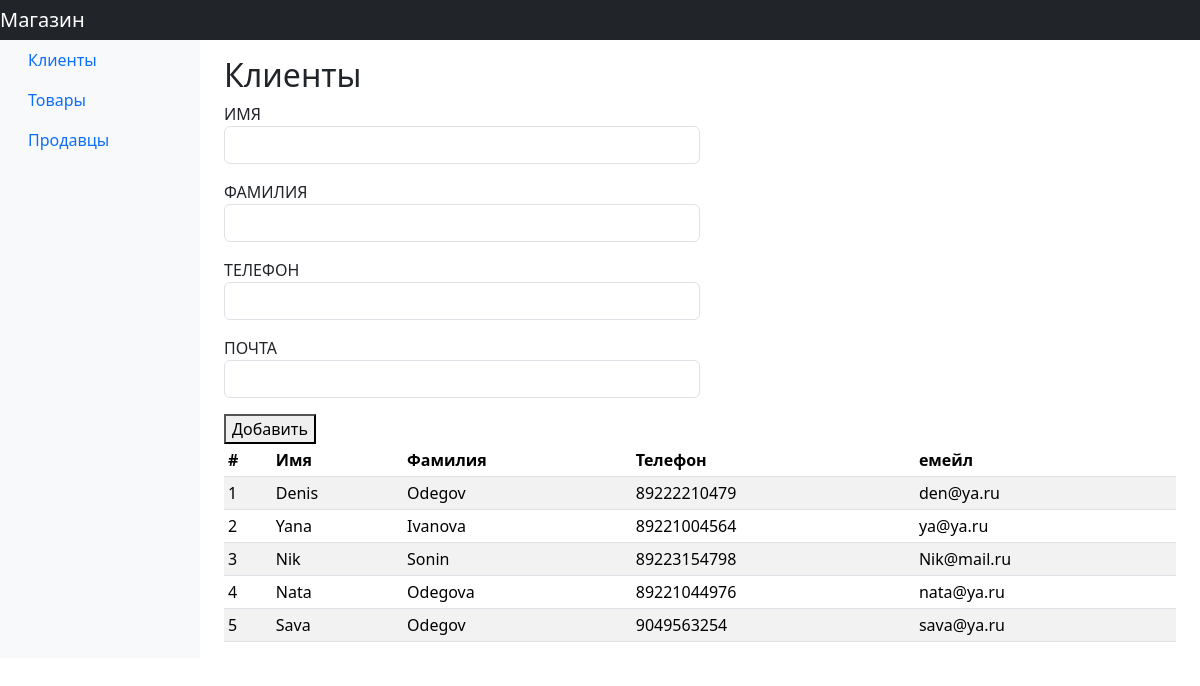
/clients/, run on the app's committed database.
### clients/models.py (models this page shows)
class Client(models.Model):
    first_name = models.CharField(max_length=255, verbose_name='Имя')
    last_name = models.CharField(max_length=255, verbose_name='Фамилия')
    phone = models.CharField(max_length=11, verbose_name='Телефон')
    email = models.EmailField(verbose_name='Почта')

### clients/views.py (the view)
# urls.py: path('', clients, name='clients'),
def clients(request):
    clients = Client.objects.all()
    form = ClientForm
    context = {
        'client':clients,
        'form':form
               }
    if request.method == 'POST':
        dataform = ClientForm(request.POST)
        if dataform.is_valid():
            dataform.save()
    return render(request, 'clients/clients.html', context)

### templates/clients/clients.html (shortened to what this page needs)
{% extends 'base.html' %}
{% block content %}
        <main role="main" class="col-md-9 ml-sm-auto col-lg-10 pt-3 px-4">
          <h2>Клиенты</h2>
          <div class="col-md-6">
            <form method="post">
              <div class="mb-3">
                  <label for="{{form.first_name.id_for_label}}" >ИМЯ</label>
                  {{form.first_name}}
              </div>
              <div class="mb-3">
                    <label for="{{form.last_name.id_for_label}}" >ФАМИЛИЯ</label>
                  {{form.last_name}}
              </div>
              <div class="mb-3">
                  <label for="{{form.phone.id_for_label}}" >ТЕЛЕФОН</label>
                  {{form.phone}}
              </div>
              <div class="mb-3">
                  <label for="{{form.email.id_for_label}}" >ПОЧТА</label>
                  {{form.email}}
              </div>
            <button type="submit">Добавить</button>
            </form>
            </div>
          <div class="table-responsive">
            <table class="table table-striped table-sm">
              <thead>
                <tr>
                  <th>#</th>
                  <th>Имя</th>
                  <th>Фамилия</th>
                  <th>Телефон</th>
                  <th>емейл</th>
                </tr>
              </thead>
              <tbody>
              {% for client in client %}
                <tr>
                  <td>{{forloop.counter}}</td>
                  <td>{{client.first_name}}</td>
                  <td>{{client.last_name}}</td>
                  <td>{{client.phone}}</td>
                  <td>{{client.email}}</td>
                </tr>
              {%endfor%}
              </tbody>
            </table>
          </div>
        </main>
      </div>
    </div>
{% endblock %}

### data on the page
Client: first_name "Denis", last_name "Odegov", phone "89222210479", email "den@ya.ru"
Client: first_name "Yana", last_name "Ivanova", phone "89221004564", email "ya@ya.ru"
Client: first_name "Nik", last_name "Sonin", phone "89223154798", email "Nik@mail.ru"
Client: first_name "Nata", last_name "Odegova", phone "89221044976", email "nata@ya.ru"
Client: first_name "Sava", last_name "Odegov", phone "9049563254", email "sava@ya.ru"
